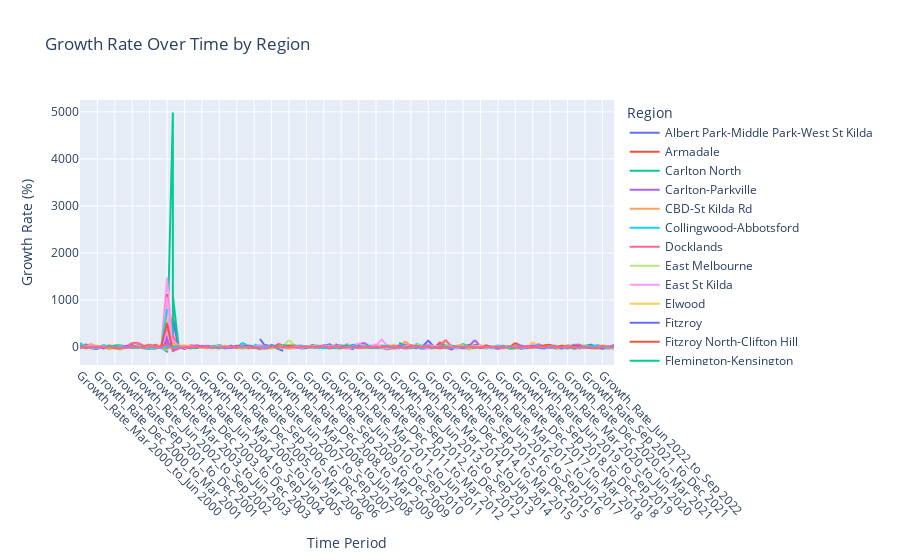

The notebook cell this image was saved under:
### Code cell
import plotly.express as px
import pandas as pd

growth_df_long = pd.melt(growth_df, id_vars=['Region'], 
                         var_name='Time_Period', value_name='Growth_Rate')

fig = px.line(growth_df_long, 
              x='Time_Period', y='Growth_Rate', color='Region', 
              title='Growth Rate Over Time by Region')

fig.update_layout(
    xaxis_title='Time Period',
    yaxis_title='Growth Rate (%)',
    hovermode='x unified',
    legend_title='Region',
    xaxis=dict(tickangle=45),  
)

fig.show()
